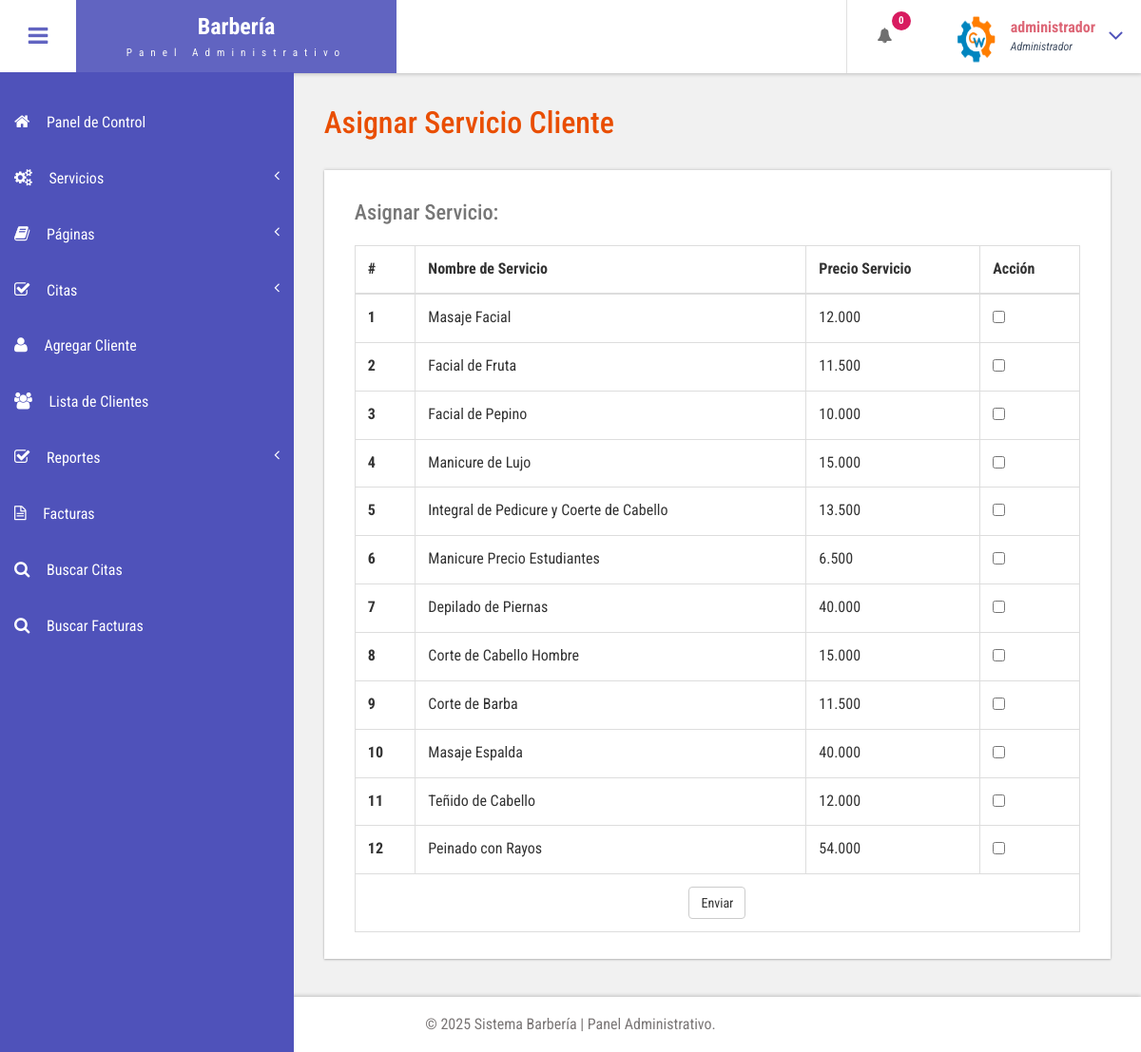
The app's page /admin/add-customer-services.php (signed in) with its own data.
### tables this page shows
CREATE TABLE `tblservices` (
  `ID` int(10) NOT NULL,
  `ServiceName` varchar(200) DEFAULT NULL,
  `Cost` decimal(6,3) DEFAULT NULL,
  `CreationDate` timestamp NULL DEFAULT current_timestamp()
);

### admin/add-customer-services.php (the view, shortened to what this page needs)
<?php
include('includes/dbconnection.php');
if (strlen($_SESSION['bpmsaid']==0)) {
  header('location:logout.php');
  } else{
  ?>
<!DOCTYPE HTML>
<html>
<head>
<link href="css/bootstrap.css" rel='stylesheet' type='text/css' />
<link href="css/style.css" rel='stylesheet' type='text/css' />
<link href="css/font-awesome.css" rel="stylesheet">
<link href="css/animate.css" rel="stylesheet" type="text/css" media="all">
<link href="css/custom.css" rel="stylesheet">
</head>
<body class="cbp-spmenu-push">
	<div class="main-content">
		 <?php include_once('includes/sidebar.php');?>
		 <?php include_once('includes/header.php');?>
		<div id="page-wrapper">
			<div class="main-page">
				<div class="tables">
					<h3 class="title1">Asignar Servicio Cliente</h3>
					<div class="table-responsive bs-example widget-shadow">
						<h4>Asignar Servicio:</h4>
<form method="post">
						<table class="table table-bordered"> <thead> <tr> <th>#</th> <th>Nombre de Servicio</th> <th>Precio Servicio</th> <th>Acción</th> </tr> </thead> <tbody>
<?php
$ret=mysqli_query($con,"select *from  tblservices");
$cnt=1;
while ($row=mysqli_fetch_array($ret)) {
?>
 <tr>
<th scope="row"><?php echo $cnt;?></th>
<td><?php  echo $row['ServiceName'];?></td>
<td><?php  echo $row['Cost'];?></td>
<td><input type="checkbox" name="sids[]" value="<?php  echo $row['ID'];?>" ></td>
</tr>
<?php
$cnt=$cnt+1;
}?>
<tr>
<td colspan="4" align="center">
<button type="submit" name="submit" class="btn btn-default">Enviar</button>
</td>
</tr>
</tbody> </table>
</form>
					</div>
				</div>
			</div>
		</div>
		 <?php include_once('includes/footer.php');?>
	</div>
</body>
</html>
<?php }  ?>

### admin/includes/header.php (shortened to what this page needs)
<div class="sticky-header header-section ">
      <div class="header-left">
        <button id="showLeftPush"><i class="fa fa-bars"></i></button>
        <div class="logo">
          <a href="index.php">
            <h1>Barbería</h1>
            <span>Panel Administrativo</span>
          </a>
        </div>
      </div>
      <div class="header-right">
        <div class="profile_details_left">
          <ul class="nofitications-dropdown">
            <?php
$ret1=mysqli_query($con,"select ID,Name from  tblappointment where Status=''");
$num=mysqli_num_rows($ret1);
?>
            <li class="dropdown head-dpdn">
              <a href="#" class="dropdown-toggle" data-toggle="dropdown" aria-expanded="false"><i class="fa fa-bell"></i><span class="badge blue"><?php echo $num;?></span></a>
            </li>
          </ul>
          <div class="clearfix"> </div>
        </div>
        <div class="profile_details">
        <?php
$adid=$_SESSION['bpmsaid'];
$ret=mysqli_query($con,"select AdminName from tbladmin where ID='$adid'");
$row=mysqli_fetch_array($ret);
$name=$row['AdminName'];
?>
          <ul>
            <li class="dropdown profile_details_drop">
              <a href="#" class="dropdown-toggle" data-toggle="dropdown" aria-expanded="false">
                <div class="profile_img">
                  <span class="prfil-img"><img src="images/logo2.png" alt="" width="50" height="60"> </span>
                  <div class="user-name">
                    <p><?php echo $name; ?></p>
                    <span>Administrador</span>
                  </div>
                  <i class="fa fa-angle-down lnr"></i>
                  <div class="clearfix"></div>
                </div>
              </a>
            </li>
          </ul>
        </div>
      </div>
      <div class="clearfix"> </div>
    </div>

### admin/css/style.css (style rules this page uses)
h4, h5, h6, h1, h2, h3 { margin: 0; }
ul, ol { margin: 0; }
p { margin: 0; }
html, body { font-family: 'Roboto Condensed', sans-serif; font-size: 100%; overflow-x: hidden; background: #fff; }
body a { transition: 0.5s all ease; -webkit-transition: 0.5s all ease; -moz-transition: 0.5s all ease; -o-transition: 0.5s all ease; -ms-transition: 0.5s all ease; text-decoration:none; }
h1,h2,h3,h4,h5,h6 { margin:0; }
p { margin:0; }
ul,label { margin:0; padding:0; }
.main-content { position: relative; }
.sticky-header { position: fixed; top: 0; left:0px; width: 100%; z-index: 100; }
.header-section { background:#FFF; box-shadow: 1px 1px 4px rgba(0, 0, 0, 0.21); -webkit-box-shadow: 1px 1px 4px rgba(0, 0, 0, 0.21); -moz-box-shadow: 1px 1px 4px rgba(0, 0, 0, 0.21); -o-box-shadow: 1px 1px 4px rgba(0, 0, 0, 0.21); }
.header-section::after { clear: both; display: block; content: ''; }
.header-left { float: left; width: 45%; }
.header-right { float: right; }
button#showLeftPush { font-size: 1.5em; width: 80px; padding: 0.87em 0; text-align: center; cursor: pointer; float: left; color: #6F6F6F; -moz-transition: all 0.2s ease-out 0s; -webkit-transition: all 0.2s ease-out 0s; transition: all 0.2s ease-out 0s; border: none; background-color: #fff; outline:none; }
.cbp-spmenu-push { overflow-x: hidden; position: relative; }
.cbp-spmenu, .cbp-spmenu-push { -webkit-transition: all 0.3s ease; -moz-transition: all 0.3s ease; transition: all 0.3s ease; }
.cbp-spmenu-push div#page-wrapper { margin: 0 0 0 19.3em; transition:.5s all; -webkit-transition:.5s all; -moz-transition:.5s all; }
.fa { display: inline-block; font-family: FontAwesome; font-style: normal; font-weight: normal; line-height: 1; -webkit-font-smoothing: antialiased; -moz-osx-font-smoothing: grayscale; }
.logo { background: #6164C1; text-align: center; float: left; }
.logo a { padding: 0.9em 3.3em .7em; display: block; text-decoration: none; }
.logo a h1 { color: #fff; font-size: 1.5em; line-height: 1.2em; font-weight: 700; }
.logo a span { color: #F8F8F8; font-size: .7em; text-align: center; letter-spacing: 7px; }
.profile_details_left { float: left; }
li.dropdown.head-dpdn { display: inline-block; padding: 1.7em 0; border-left: 1px solid #E0E0E0; float: left; }
li.dropdown.head-dpdn a.dropdown-toggle { padding: 1.7em 2em; }
i.fa.fa-bell { color:#6F6F6F; }
.header-right span.badge { font-size: 11px; font-weight: bold; color: #FFF; background: #8BC34A; line-height: 15px; width: 20px; height: 20px; border-radius: 2em; -webkit-border-radius: 2em; -moz-border-radius: 2em; -o-border-radius: 2em; text-align: center; display: inline-block; position: absolute; top: 16%; padding: 2px 0 0; }
.header-right span.blue { background-color:#D81B60; }
.profile_details { float: right; }
.profile_details_drop a.dropdown-toggle { display:block; padding: 0.8em 3em 0 2em; }
.profile_img span.prfil-img { float:left; }
.user-name { float:left; margin-top:8px; margin-left:11px; height:35px; }
.profile_details ul li { list-style-type:none; position:relative; }
.profile_details li a i.fa.lnr { position: absolute; top: 34%; right: 8%; color: #4F52BA; font-size: 1.6em; }
.user-name p { font-size:1em; color:#DD6777; line-height:1em; font-weight:700; }
.user-name span { font-size: .75em; font-style: italic; color: #424f63; font-weight: normal; margin-top: .3em; }
.widget-shadow { background-color: #fff; box-shadow: 0 -1px 3px rgba(0,0,0,.12),0 1px 2px rgba(0,0,0,.24); -webkit-box-shadow: 0 -1px 3px rgba(0,0,0,.12),0 1px 2px rgba(0,0,0,.24); -moz-box-shadow: 0 -1px 3px rgba(0,0,0,.12),0 1px 2px rgba(0,0,0,.24); }
h3.title1 { font-size: 2em; color: #e94e02; margin-bottom: 0.8em; }
.table > thead > tr > th, .table > tbody > tr > th, .table > tfoot > tr > th, .table > thead > tr > td, .table > tbody > tr > td, .table > tfoot > tr > td { border-top: none; }
.tables h4 { font-size: 1.4em; margin-bottom: 1em; color: #777777; }
.tables .panel-body ,.tables .bs-example { padding: 2em 2em 0.5em; }
.tables .table > thead > tr > th, .tables .table > tbody > tr > th, .tables .table > tfoot > tr > th, .tables .table > thead > tr > td, .tables .table > tbody > tr > td, .tables .table > tfoot > tr > td { padding: 13px; border-top: 1px solid #E0E0E0; }
.bs-example { margin-top: 2em; }

### admin/css/custom.css (style rules this page uses)
#page-wrapper { padding:7em 2em 2.5em; background-color: #F1F1F1; }

### records on screen
tblservices: ServiceName "Masaje Facial", Cost "12.000"
tblservices: ServiceName "Facial de Fruta", Cost "11.500"
tblservices: ServiceName "Facial de Pepino", Cost "10.000"
tblservices: ServiceName "Manicure de Lujo", Cost "15.000"
tblservices: ServiceName "Integral de Pedicure y Coerte de Cabello", Cost "13.500"
tblservices: ServiceName "Manicure Precio Estudiantes", Cost "6.500"
tblservices: ServiceName "Depilado de Piernas", Cost "40.000"
tblservices: ServiceName "Corte de Cabello Hombre", Cost "15.000"
tblservices: ServiceName "Corte de Barba", Cost "11.500"
tblservices: ServiceName "Masaje Espalda", Cost "40.000"
tblservices: ServiceName "Teñido de Cabello", Cost "12.000"
tblservices: ServiceName "Peinado con Rayos", Cost "54.000"

### other values on screen
$num "0"
$name "administrador"
